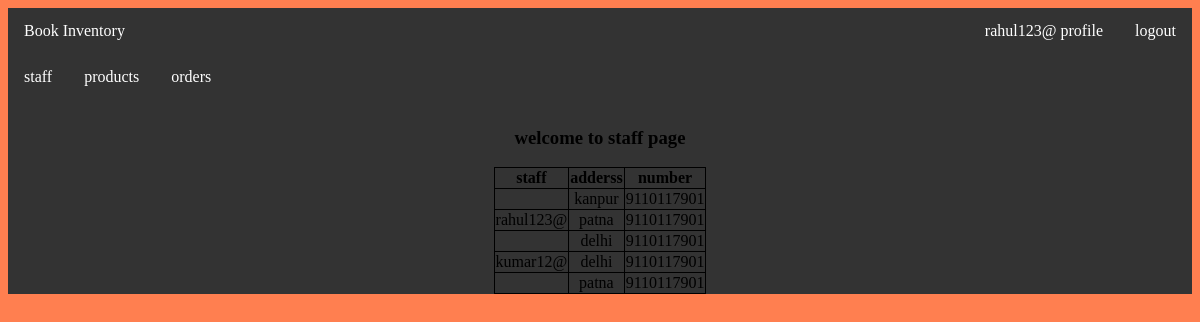
The page /staff/ (signed in) on the database its author committed.
### user/models.py (models this page shows, shortened)
class Profile(models.Model):
    staff=models.OneToOneField(User,on_delete=models.CASCADE,)
    address = models.CharField(max_length=100, null=True)
    number = models.PositiveIntegerField(null=True)
    image = models.ImageField(default="default.jpg",upload_to='profile_images')

### user/views.py (the view)
# urls.py: path('staff/', user_views.staff, name="user-staff"),
@login_required
def staff(request):
    staff=Profile.objects.all()
    context={"staff":staff,
    }
    return render(request,"authentication/staff.html",context)

### templates/authentication/staff.html (shortened to what this page needs)
{% extends "navebar/base.html" %}
<!DOCTYPE html>{% load static %}
  {% if use.is_athenticated and user.staff and user.is_superuser  %}
    {% block content %}
<link rel="stylesheet" type="text/css" href="{% static 'css/ss.css' %}">
<br><br><br>   <h3>welcome to staff page</h3>
          <table id="customers">
            <th>staff</th>
            <th>adderss</th>
            <th>number</th>
               {%for staf in staff %}
            <tr>
              <td>{{staf.staff}}</td>
              <td>{{staf.address}}</td>
              <td>{{staf.number}}</td>
            </tr>
              {%endfor%}
          </table>
    {% endblock %}
  {% endif %}

### templates/navebar/nav.html (shortened to what this page needs)
<!DOCTYPE html>
<html>
<head>
</head>
<body>
<ul>
  <li><a class="active" href="{% url  "index_page" %}">Book Inventory</a></li>
  {%  if user.is_authenticated    %}
  <li style="float:right"><a href="{% url "user-logout"%}">logout</a></li>
  <li style="float:right"><a href="{% url "user-profile"%}">{{ user.get_username }} profile</a></li>
  {%  else  %}
  <li style="float:right"><a href="{% url "user-register" %}">signup</a></li>
  <li style="float:right" ><a href="{% url "user-login"%}">signin</a></li>
  {% endif   %}
</ul>
</body>
</html>

### static/css/ss.css (style rules this page uses)
ul { list-style-type: none; margin: 0; padding: 0; overflow: hidden; background-color: #333; }
li { float: left; }
li a { display: block; color: white; text-align: center; padding: 14px 16px; text-decoration: none; }
body { background-color: coral; }

### templates/navebar/nav.html (style rules this page uses)
ul { list-style-type: none; margin: 0; padding: 0; overflow: hidden; background-color: #333; }
li { float: left; }
li a { display: block; color: white; text-align: center; padding: 14px 16px; text-decoration: none; }

### templates/authentication/staff.html (style rules this page uses)
table, th, td { margin-left: auto; margin-right: auto; border: 1px solid black; border-collapse: collapse; }

### rows shown on the page
Profile: address "kanpur", number "9110117901"
Profile: staff "rahul123@", address "patna", number "9110117901"
Profile: address "delhi", number "9110117901"
Profile: staff "kumar12@", address "delhi", number "9110117901"
Profile: address "patna", number "9110117901"

### other values the page prints
{{ user.get_username }} "rahul123@"
